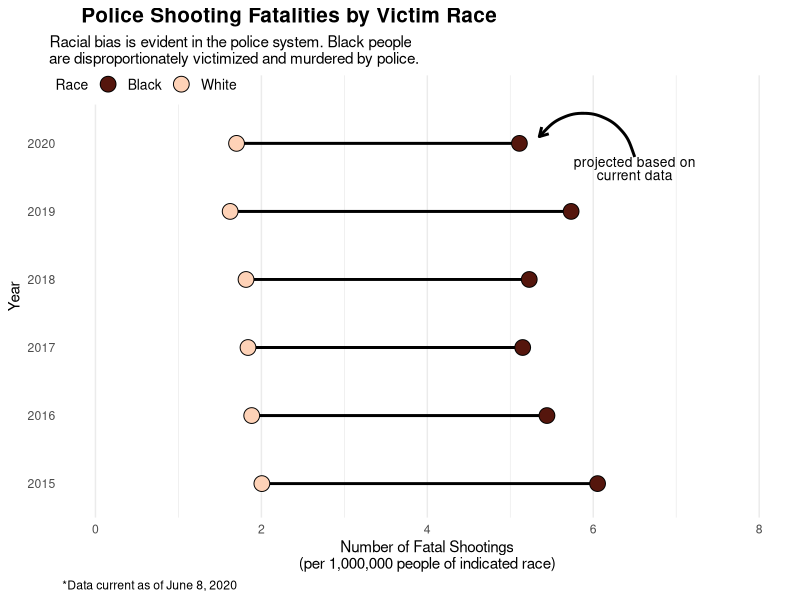
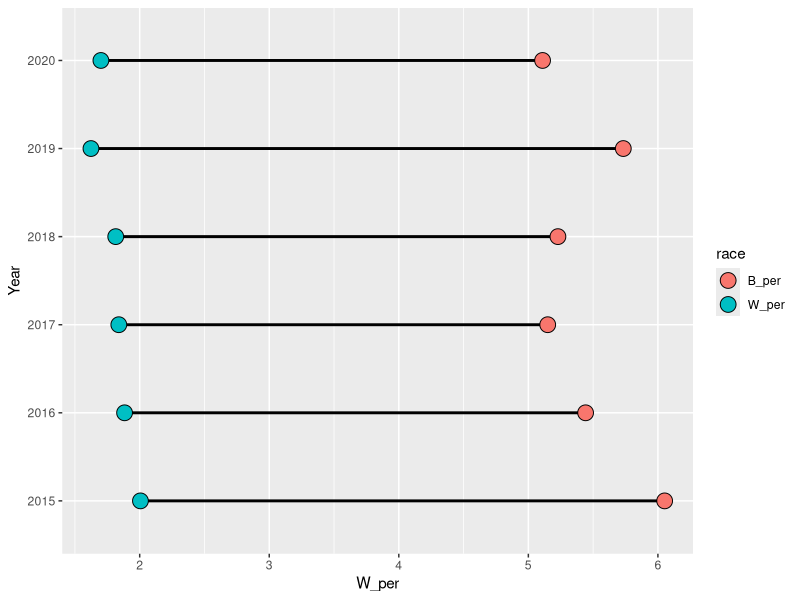
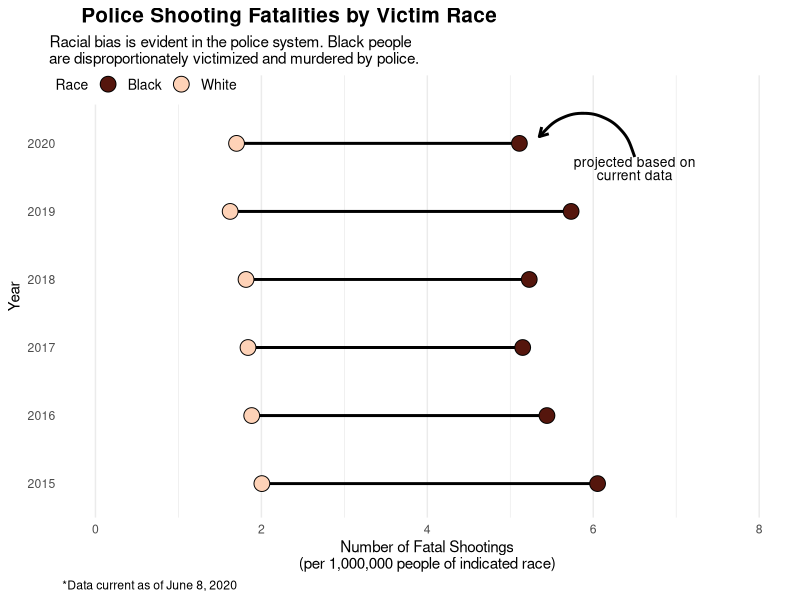

Recreate these plots in R, in order.
## ---- chunk 1
knitr::opts_chunk$set(echo = FALSE)
## ---- chunk 2
library(readxl)
library(knitr)
library(kableExtra); options(knitr.table.format = "html")
library(tidyverse)
## ---- chunk 3
shootings_raw <- read_csv("fatal-police-shootings-data.csv")
## ---- chunk 4
# How many B/W people are killed by police shooting each year from 2015-2020?
shootings_raw <- shootings_raw %>% 
  mutate(manner_of_death = as_factor(manner_of_death),
         armed = as_factor(armed),
         gender = as_factor(gender),
         race = as_factor(race),
         state = as_factor(state),
         threat_level = as_factor(threat_level),
         flee = as_factor(flee))

shootings_raw %>% 
  select(name, date, armed, age, gender, race, city, state, threat_level, flee, body_camera, signs_of_mental_illness)
## ---- chunk 5
# How many B/W people are in America from 2015-2020?
census_raw <- read_xlsx("census-data.xlsx")
# Convert units from millions
census <- census_raw %>% 
  mutate(W_pop = White * 1000000,
         B_pop = Black * 1000000)

# Extract "Year" from "date"
shootings_raw$Year <- as.numeric(format(shootings_raw$date, '%Y'))

# Count W/B shootings per year
shootings <- shootings_raw %>% 
  group_by(Year, race) %>% 
  summarise(fatalshootings = n()) %>% 
  filter(race == "W" | race == "B") %>% 
  pivot_wider(names_from = race, values_from = fatalshootings)

# Combine with census data
shootings <- inner_join(shootings, census, by="Year") %>% 
  rename(W_mil = White,
         B_mil = Black) %>% 
  mutate(W_per = W*1000000/W_pop,
         B_per = B*1000000/B_pop)

# Calculate projected data for 2020
# How many days of data is represented for 2020 data? Latest date is 05/26/2020
days <- as.numeric(as.Date(as.character("2020/06/08"), format="%Y/%m/%d")-as.Date(as.character("2020/01/01"), format="%Y/%m/%d"))

# Calculate projected shootings for 2020
proj2020 <- shootings[6,]
proj2020 <- tibble(Year = "2020 proj",
                   W = pull(proj2020[1,2])*365/days,
                   B = pull(proj2020[1,3])*365/days,
                   W_mil = pull(proj2020[1,4]),
                   B_mil = pull(proj2020[1,5]), 
                   W_pop = pull(proj2020[1,6]),
                   B_pop = pull(proj2020[1,7]),
                   W_per = pull(proj2020[1,8])*365/days,
                   B_per = pull(proj2020[1,9])*365/days)  

# Add projected values to shootings data frame
shootings <- shootings %>% ungroup() %>% mutate(Year = as.character(Year))
shootings <- bind_rows(shootings, proj2020)

# Pivot long
shootings_long <- shootings %>% 
  pivot_longer(W_per:B_per, names_to = "race", values_to = "fatal_per")

# Get rid of 2020, replace it with the projected numbers
shootings <- shootings %>% filter(Year != "2020")
shootings[6,1] = "2020"
shootings_long <- shootings_long %>% filter(Year != "2020")
shootings_long[11,1] = "2020"; shootings_long[12,1] = "2020"
## ---- chunk 6
mycolors <- c("W_per" = "#fed2b7", "B_per" = "#55160d")

ggplot() +
  geom_segment(data = shootings, mapping = aes(x=W_per, xend=B_per, y=Year, yend=Year), size = 1) +
  geom_point(data = shootings_long, mapping = aes(x = fatal_per, y = Year, group = race, fill = race), size=5, shape = 21, color = "black") +
  
  # Arrow annotation to projected data
  annotate(geom = "curve", size = 1, color = "black",
           x = 6.5, y = 5.8, xend = 5.35, yend = 6.1, curvature = 0.7,
           arrow = arrow(length = unit(2.5, "mm"))) +
  
  # Text annotation to projected data
  annotate(geom = "text", x = 6.5, y = 5.63,
           label = "projected based on\ncurrent data", color = "black", 
           size = 3.5, lineheight = 0.8, hjust = 0.5) +  
  
  # Customize appearance
  coord_cartesian(xlim = c(0,8)) +
  scale_fill_manual(values = mycolors,
                    labels = c("Black","White")) +
  scale_y_discrete(expand = c(0.1,0,0,1)) + # Expand margins on top and bottom of plot
  theme_minimal() +
  theme(legend.position = c(0.115,0.98),
        legend.background = element_rect(fill = "white", color = "white"),
        legend.text = element_text(size = 10),
        legend.title = element_text(size = 10),
        legend.direction = "horizontal",
        plot.title = element_text(face = "bold", size = 15, hjust=0.2),
        plot.title.position = "plot",
        plot.subtitle = element_text(hjust = 0.1),
        plot.caption = element_text(hjust = 0),
        panel.grid.major.y = element_blank()) +
  
  # Customize labels
  labs(title = "Police Shooting Fatalities by Victim Race",
       subtitle = "Racial bias is evident in the police system. Black people \nare disproportionately victimized and murdered by police.",
       fill = "Race",
       y = "Year",
       x = "Number of Fatal Shootings\n(per 1,000,000 people of indicated race)",
       caption = "*Data current as of June 8, 2020")
## ---- chunk 7
# Table representation of data

shootings %>% 
  select(-W_pop, -B_pop) %>% 
  kable(digits = 2,
        col.names = c("Year", "White", "Black", "White", "Black", "White", "Black"),
        align = c("l", rep("c",6))) %>% 
  kable_styling(full_width = FALSE, position="center") %>% 
  add_header_above(c(" "=1, "Total Number of\nFatal Shootings"=2, "Total Population\n(in Millions)"=2, "Deaths per 1 Million People of Indicated Race"=2)) %>% 
  footnote(symbol = c("2020 data is projected based on current data.", "Data is current as of June 8, 2020.")) %>% 
  column_spec(1:7, width = "6em")
## ---- chunk 8
shootings_raw <- read_csv("fatal-police-shootings-data.csv")
glimpse(shootings_raw)
## ---- chunk 9
shootings_raw <- shootings_raw %>% 
  mutate(manner_of_death = as_factor(manner_of_death),
         armed = as_factor(armed),
         gender = as_factor(gender),
         race = as_factor(race),
         state = as_factor(state),
         threat_level = as_factor(threat_level),
         flee = as_factor(flee))

# Extract "Year" from "date"
shootings_raw$Year <- as.numeric(format(shootings_raw$date, '%Y'))
## ---- chunk 10
# Count W/B shootings per year
shootings <- shootings_raw %>% 
  group_by(Year, race) %>% 
  summarise(fatalshootings = n()) %>% 
  filter(race == "W" | race == "B")

shootings %>% head(12)
## ---- chunk 11
shootings <- shootings %>% 
  pivot_wider(names_from = race, values_from = fatalshootings)

shootings
## ---- chunk 12
# How many B/W people are in America from 2015-2020?
census_raw <- read_xlsx("census-data.xlsx")
# Convert units from millions
census <- census_raw %>% 
  mutate(W_pop = White * 1000000,
         B_pop = Black * 1000000)

census
## ---- chunk 13
# Combine shooting & census data
shootings <- inner_join(shootings, census, by="Year") %>% 
  rename(W_mil = White,
         B_mil = Black) %>% 
  # Calculate the number of shootings per 1 million people
  mutate(W_per = W*1000000/W_pop,
         B_per = B*1000000/B_pop)
## ---- chunk 14
# Calculate projected data for 2020
# How many days of data is represented for 2020 data? Latest date is 05/26/2020
days <- as.numeric(as.Date(as.character("2020/06/08"), format="%Y/%m/%d")-as.Date(as.character("2020/01/01"), format="%Y/%m/%d"))

# Calculate projected shootings for 2020
proj2020 <- shootings[6,]
proj2020 <- tibble(Year = "2020 proj",
                   W = pull(proj2020[1,2])*365/days,
                   B = pull(proj2020[1,3])*365/days,
                   W_mil = pull(proj2020[1,4]),
                   B_mil = pull(proj2020[1,5]), 
                   W_pop = pull(proj2020[1,6]),
                   B_pop = pull(proj2020[1,7]),
                   W_per = pull(proj2020[1,8])*365/days,
                   B_per = pull(proj2020[1,9])*365/days)  
proj2020

# Add projected values to shootings data frame
shootings <- shootings %>% ungroup() %>% mutate(Year = as.character(Year))
shootings <- bind_rows(shootings, proj2020)
shootings
## ---- chunk 15
# Pivot long
shootings_long <- shootings %>% 
  pivot_longer(W_per:B_per, names_to = "race", values_to = "fatal_per")

# Get rid of 2020, replace it with the projected numbers
shootings <- shootings %>% filter(Year != "2020")
shootings[6,1] = "2020"
shootings_long <- shootings_long %>% filter(Year != "2020")
shootings_long[11,1] = "2020"; shootings_long[12,1] = "2020"

shootings_long
## ---- chunk 16
ggplot() +
  geom_segment(data = shootings, 
               mapping = aes(x=W_per, xend=B_per, y=Year, yend=Year), 
               size = 1) +
  geom_point(data = shootings_long, 
             mapping = aes(x = fatal_per, y = Year, fill = race), 
             size=5, shape = 21, color = "black")
## ---- chunk 17
mycolors <- c("W_per" = "#fed2b7", "B_per" = "#55160d")

ggplot() +
  geom_segment(data = shootings, 
               mapping = aes(x=W_per, xend=B_per, y=Year, yend=Year), 
               size = 1) +
  geom_point(data = shootings_long, 
             mapping = aes(x = fatal_per, y = Year, group = race, fill = race), 
             size=5, shape = 21, color = "black") +
  
  # Customize appearance
  coord_cartesian(xlim = c(0,8)) +
  scale_fill_manual(values = mycolors,
                    labels = c("Black","White")) +
  scale_y_discrete(expand = c(0.1,0,0,1)) + # Expand margins on top and bottom of plot
  theme_minimal() +
  theme(legend.position = c(0.115,0.98),
        legend.background = element_rect(fill = "white", color = "white"),
        legend.text = element_text(size = 10),
        legend.title = element_text(size = 10),
        legend.direction = "horizontal",
        plot.title = element_text(face = "bold", size = 15, hjust=0.2),
        plot.title.position = "plot",
        plot.subtitle = element_text(hjust = 0.1),
        plot.caption = element_text(hjust = 0),
        panel.grid.major.y = element_blank()) +
  
  # Arrow annotation to projected data
  annotate(geom = "curve", size = 1, color = "black",
           x = 6.5, y = 5.8, xend = 5.35, yend = 6.1, curvature = 0.7,
           arrow = arrow(length = unit(2.5, "mm"))) +
  
  # Text annotation to projected data
  annotate(geom = "text", x = 6.5, y = 5.63,
           label = "projected based on\ncurrent data", color = "black", 
           size = 3.5, lineheight = 0.8, hjust = 0.5) +  
  
  # Customize labels
  labs(title = "Police Shooting Fatalities by Victim Race",
       subtitle = "Racial bias is evident in the police system. Black people \nare disproportionately victimized and murdered by police.",
       fill = "Race",
       y = "Year",
       x = "Number of Fatal Shootings\n(per 1,000,000 people of indicated race)",
       caption = "*Data current as of June 8, 2020")
